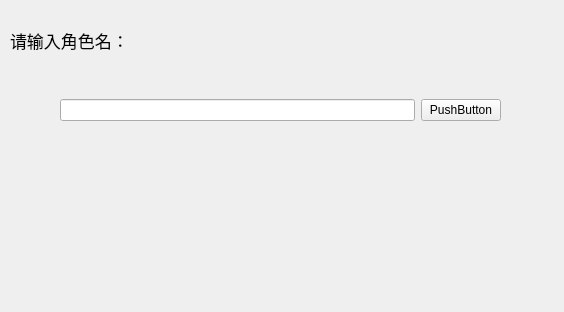
<?xml version="1.0" encoding="UTF-8"?>
<ui version="4.0">
 <class>operations</class>
 <widget class="QWidget" name="operations">
  <property name="geometry">
   <rect>
    <x>0</x>
    <y>0</y>
    <width>564</width>
    <height>312</height>
   </rect>
  </property>
  <property name="windowTitle">
   <string>Form</string>
  </property>
  <widget class="QLabel" name="label">
   <property name="geometry">
    <rect>
     <x>10</x>
     <y>10</y>
     <width>191</width>
     <height>61</height>
    </rect>
   </property>
   <property name="font">
    <font>
     <pointsize>13</pointsize>
    </font>
   </property>
   <property name="text">
    <string>请输入角色名：</string>
   </property>
  </widget>
  <widget class="QWidget" name="widget" native="true">
   <property name="geometry">
    <rect>
     <x>60</x>
     <y>80</y>
     <width>441</width>
     <height>61</height>
    </rect>
   </property>
   <layout class="QHBoxLayout" name="horizontalLayout">
    <item>
     <widget class="QLineEdit" name="lineEdit"/>
    </item>
    <item>
     <widget class="QPushButton" name="pushButton">
      <property name="text">
       <string>PushButton</string>
      </property>
     </widget>
    </item>
   </layout>
  </widget>
 </widget>
 <resources/>
 <connections/>
</ui>
